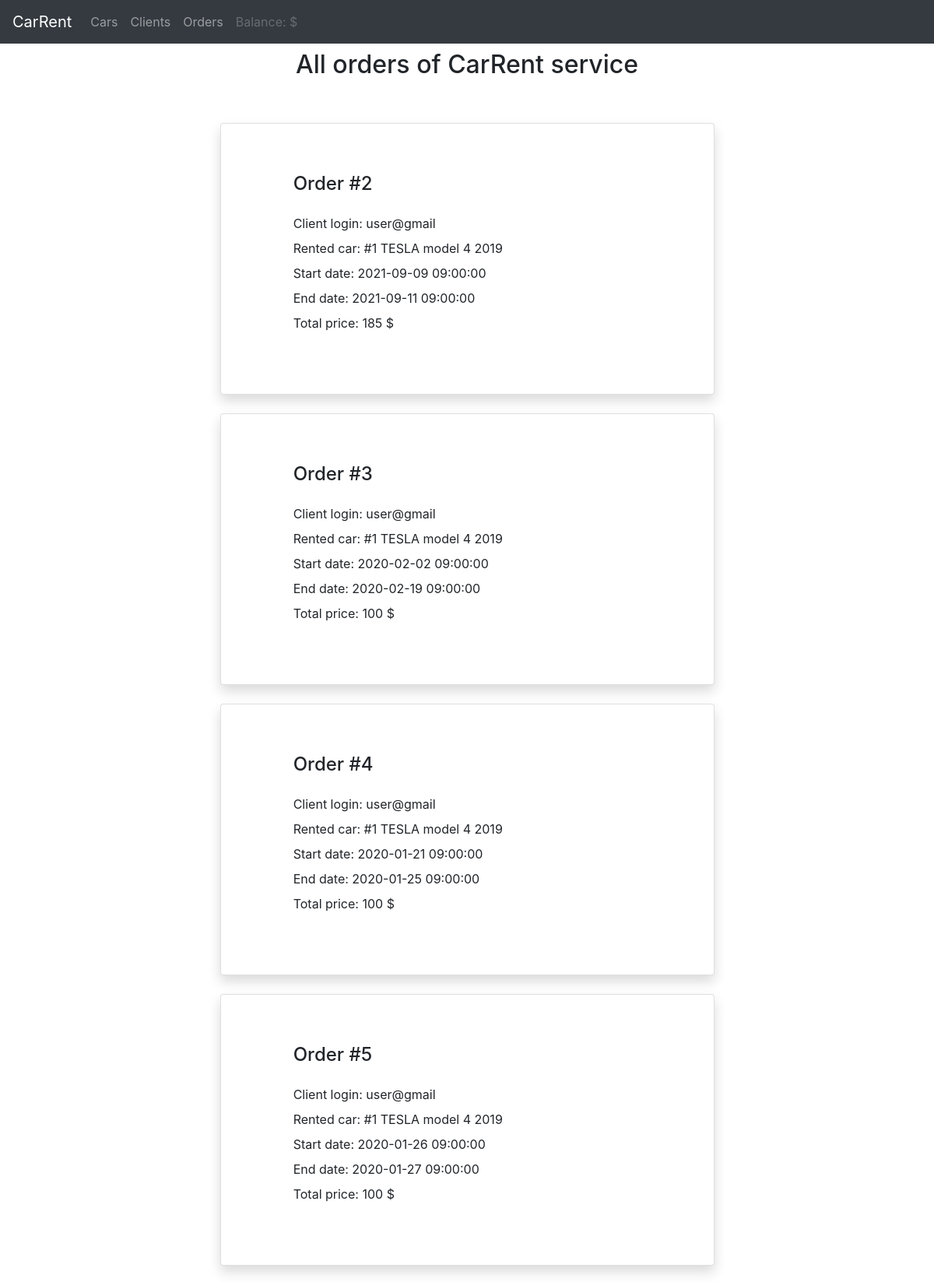
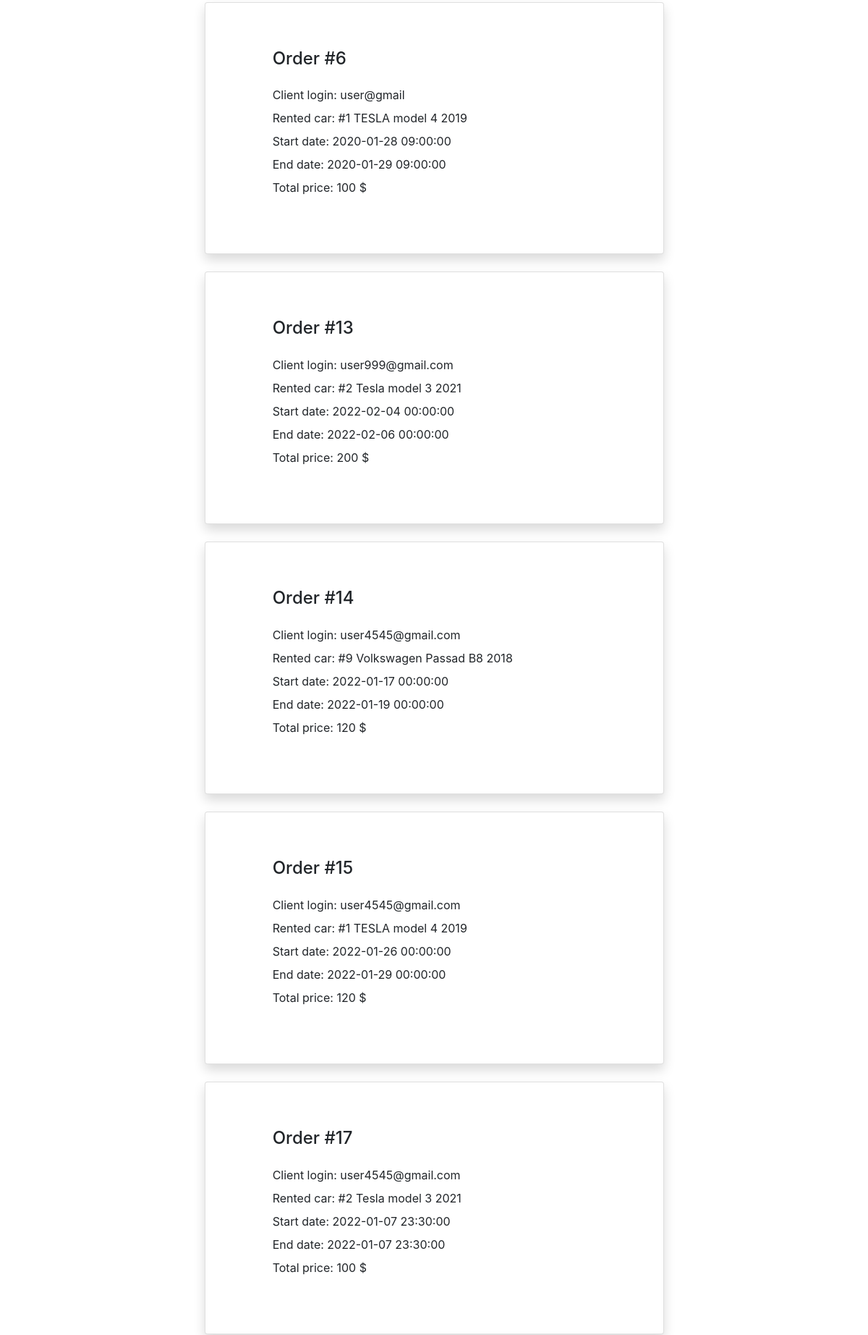
Page /admin/orders (upper part) on the committed database (2 pictures, top to bottom).
### car_rental_app/models/order.py (models this page shows, shortened)
class Order(db.Model):
    __tablename__ = "order"
    id = db.Column(db.Integer, primary_key=True, autoincrement=True)
    user_id = db.Column(db.Integer, db.ForeignKey("user.id"))
    car_id = db.Column(db.Integer, db.ForeignKey("car.id"))
    start_date = db.Column(db.DateTime, nullable=False)
    end_date = db.Column(db.DateTime, nullable=False)
    price = db.Column(db.Integer, nullable=False)

### car_rental_app/models/user.py (models this page shows, shortened)
class User(UserMixin, db.Model):
    __tablename__ = "user"
    id = db.Column(db.Integer, primary_key=True, autoincrement=True)
    login = db.Column(db.String(50), unique=True)
    name = db.Column(db.String(50), nullable=False)
    surname = db.Column(db.String(50), nullable=False)
    balance = db.Column(db.Integer, default=0)
    passport_id = db.Column(db.Integer, db.ForeignKey("passport.id"))
    password = db.Column(db.String(10), nullable=False)
    user = db.relationship("Order", cascade="all,delete", backref="creator")

### car_rental_app/models/car.py (models this page shows, shortened)
class Car(db.Model):
    __tablename__ = "car"
    id = db.Column(db.Integer, primary_key=True, autoincrement=True)
    name = db.Column(db.String(50), nullable=False)
    model = db.Column(db.String(50), nullable=False)
    year = db.Column(db.Integer, nullable=False)
    price_per_day = db.Column(db.Integer, nullable=False)
    people_count = db.Column(db.Integer, nullable=False)
    car = db.relationship("Order", cascade="all,delete", backref="car")

### car_rental_app/views/order_view.py (the view)
@admin_blueprint.route("/orders", methods=["GET", "POST"])
def show_orders():
    admin = True
    orders = order_service.read_all_orders()
    return render_template("orders.html", orders=orders, admin=admin)

### car_rental_app/service/order_service.py (called while the page is built)
def read_all_orders():
    try:
        orders = Order.query.all()
        return orders
    except:
        logger.warning("Can`t get orders from db")
    return None

### car_rental_app/templates/orders.html (shortened to what this page needs)
{% extends 'base.html' %}
{% block content %}
    <div style="text-align: center">
        {% if admin %}
            <h2>All orders of CarRent service</h2>
        {% else %}
            <h3>All your orders here</h3>
        {% endif %}
    </div>
    <div class="row py-5">
        {% for order in orders %}
            <div class="col-lg-7 mx-auto">
                <div class="card shadow mb-4">
                    <div class="card-body p-5" style="width: 90%">
                        <h4 class="mb-4">Order #{{ order.id }}</h4>
                        <ul class="list-unstyled">
                            {% if admin %}
                                <li class="mb-2">Client login: {{ order.creator.login }}</li>
                            {% endif %}
                            <li class="mb-2">Rented car:
                                #{{ order.car.id }} {{ order.car.name }} {{ order.car.model }} {{ order.car.year }}</li>
                            <li class="mb-2">Start date: {{ order.start_date }}</li>
                            <li class="mb-2">End date: {{ order.end_date }}</li>
                            <li class="mb-2">Total price: {{ order.price }} $</li>
                        </ul>
                    </div>
                </div>
            </div>
        {% endfor %}
    </div>
{% endblock %}

### car_rental_app/static/styles.css (style rules this page uses)
.card { border: 1px solid black; border-radius: 5px; padding: 15px; align-items: center }

### rows in the picture
Order: id "2", creator.login "user@gmail", car.id "1", car.name "TESLA", car.model "model 4", car.year "2019", start_date "2021-09-09 09:00:00", end_date "2021-09-11 09:00:00", price "185"
Order: id "3", creator.login "user@gmail", car.id "1", car.name "TESLA", car.model "model 4", car.year "2019", start_date "2020-02-02 09:00:00", end_date "2020-02-19 09:00:00", price "100"
Order: id "4", creator.login "user@gmail", car.id "1", car.name "TESLA", car.model "model 4", car.year "2019", start_date "2020-01-21 09:00:00", end_date "2020-01-25 09:00:00", price "100"
Order: id "5", creator.login "user@gmail", car.id "1", car.name "TESLA", car.model "model 4", car.year "2019", start_date "2020-01-26 09:00:00", end_date "2020-01-27 09:00:00", price "100"
Order: id "6", creator.login "user@gmail", car.id "1", car.name "TESLA", car.model "model 4", car.year "2019", start_date "2020-01-28 09:00:00", end_date "2020-01-29 09:00:00", price "100"
Order: id "13", creator.login "user999@gmail.com", car.id "2", car.name "Tesla", car.model "model 3", car.year "2021", start_date "2022-02-04 00:00:00", end_date "2022-02-06 00:00:00", price "200"
Order: id "14", creator.login "user4545@gmail.com", car.id "9", car.name "Volkswagen", car.model "Passad B8", car.year "2018", start_date "2022-01-17 00:00:00", end_date "2022-01-19 00:00:00", price "120"
Order: id "15", creator.login "user4545@gmail.com", car.id "1", car.name "TESLA", car.model "model 4", car.year "2019", start_date "2022-01-26 00:00:00", end_date "2022-01-29 00:00:00", price "120"
Order: id "17", creator.login "user4545@gmail.com", car.id "2", car.name "Tesla", car.model "model 3", car.year "2021", start_date "2022-01-07 23:30:00", end_date "2022-01-07 23:30:00", price "100"
